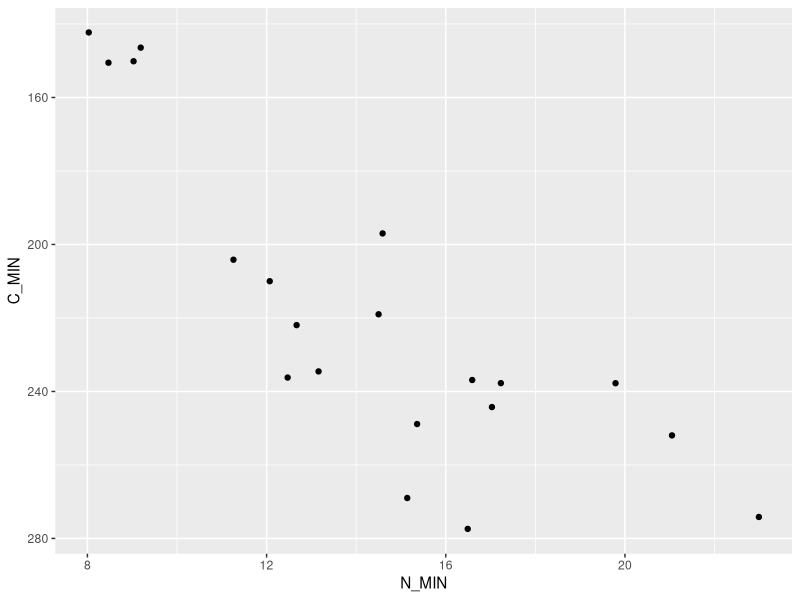

Write R code to recreate this figure.
############################################################################
############################################################################
###################  ANALYSES - INDICATEURS  ###############################
############################################################################
############################################################################

## Date : 15/11/2024 
## Auteur : Desmond CHI

##########################################################################
########################### Fonction utiles ##############################
##########################################################################


library(tidyverse)

#%>% 
#|> 
#read_excel()
#select() avec start_with() par exemple
#filter()
#mutate()
#fct_recode()
#group_by_()
#summarise()
#left_join() right_join() inner_join() full_join()
#pivot_longer() pivot_wider()
# ...



##########################################################################
########################### Import #######################################
##########################################################################

library(readxl) #On télécharge et on charge la librairie readxl pour importer les données excel
Sites <- read_excel("TD_Tidyverse/TD_Tidyverse/Sites.xlsx")
Microorga <- read_excel("TD_Tidyverse/TD_Tidyverse/Microorganismes.xlsx")
Nematodes <- read_excel("TD_Tidyverse/TD_Tidyverse/Nematodes.xlsx")
Vers <- read_excel("TD_Tidyverse/TD_Tidyverse/Lombrics.xlsx")

##########################################################################
######################### Jointure de tables #############################
##########################################################################
########### CONSIGNE : Choisir deux communauté biologique ###########

#Assoicier sites à deux communutés
Sites %>%
  inner_join(.,Microorga,join_by(ID)) %>%
  inner_join(.,Nematodes,join_by(ID))-> SiteMN
#On doit associer deux communautés biologiques, Microorga & Nematodes, aux sites pour créer un nouveau ficher nomé SiteMN

##########################################################################
################## Sélection de lignes et colonnes ##################
##########################################################################
########### CONSIGNE : Choisir un site ###########
SiteMN %>%
  filter(SITE == "Feucherolles") %>%
  select(SITE:REPET_BLOC,ARGILE, contains("SABLE"),
         ends_with("MIN"),PHYTO:CARNI)-> FeMN
#Ici on veut filtré les données  des sites Feucherolles en selectionant des colonnes spécifiques qui nous intéressent et exporté ses données en FeMN
##########################################################################
####################### Créer des variables ##################
##########################################################################
FeMN %>%
  mutate(Pphyto=(PHYTO/(PHYTO+BACT+FONG+OMNI+CARNI))*100)-> FeMN2
View(FeMN2)
#Ici on modifie nos données dans FeMN en ajoutant une nouvelle colonne qui est le pourcentage de PHYTO qu'on nomme Pphyto
##########################################################################
############################## Calculs par groupe ########################
##########################################################################
########### CONSIGNE : calculs sur plusieurs variables en même temps######
FeMN2 %>%
  group_by(MODALITE_DESCR) %>%
  summarise(mean_Pp=mean(Pphyto), sd_Pp=sd(Pphyto))-> M_SD 
#nous avons grouper, reduit et puis clculer les moyenne et ecart types des pourcentages de PHYTO

##########################################################################
####################### Graphique ########################
##########################################################################
########### CONSIGNE : un graphique en modifiant l'ordre et en recodant des modalités
library(ggplot2)

ggplot(FeMN, aes(x=N_MIN, y=C_MIN)) + 
  geom_point() + 
  scale_y_reverse() #le graphe qui nous permet de visualiser la relation existante entre C_MIN et N_MIN

##########################################################################
######################## Pivots ##########################################
##########################################################################
SiteMN <- pivot_longer(SiteMN, cols= starts_with("LIMON_"),
                       values_to = "amount",
                       names_to="LIMON")-> Pv_SiteMN #exemple pivot_longer
#permet de ranger des données similaires classées en colonnes séparées dans une seule colonne
#les colonne concernée ici c'est LIMON_F & LIMON_G qu'on met sous la colonne LIMON
SiteMN_Pvw <- SiteMN %>% pivot_wider(names_from = LIMON, values_from = amount)
view(SiteMN_Pvw)
#On a dissocier à nouveau la colonne LIMON en LIMON_F & LIMON_G
##########################################################################
####################### Enchaîner tous les traitements ###################
##########################################################################


